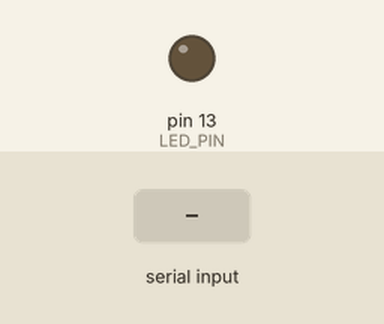
Bench run of a sketch on a simulated Arduino Uno, built with avr-gcc and run on an emulated ATmega328P. Parts: output pins drawn as LEDs (lit = HIGH). Inputs (shaded band) come from the test bench.

Above: at 1.2 s.
1.3 s: "a" received over Serial
At 1.6 s:
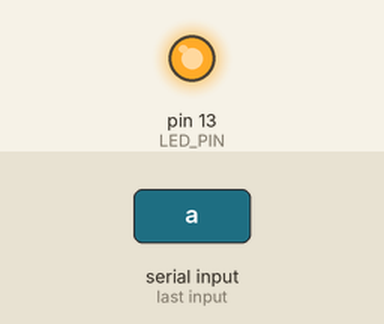
2.8 s: "b" received over Serial
At 3.9 s:
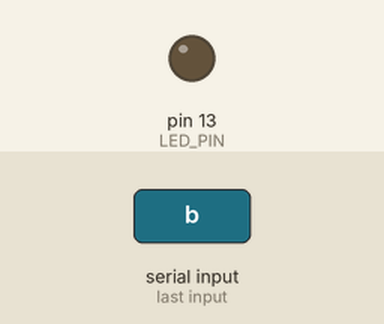
Timing chart, 0 to 5.8 s (numbered marks = the images above; inputs shaded):
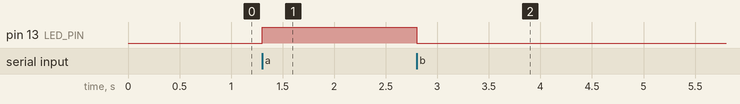

Measured:
- after the input at 1.3 s, pin 13 (LED_PIN): LOW → HIGH at once
- after the input at 2.8 s, pin 13 (LED_PIN): HIGH → LOW at once

The sketch:

encender_led.ino
```cpp
// Definimos el pin del led
#define LED_PIN 13

void setup() {
  Serial.begin(115200);
  pinMode(LED_PIN, OUTPUT);
}

void loop() {
    char val = Serial.read(); //leemos los datos enviados del labview
    if (val == 'a') {
      digitalWrite(LED_PIN, HIGH);  // Encendemos el led
    } else if (val == 'b') {
      digitalWrite(LED_PIN, LOW);   // Apagamos el led
  }
}
```
